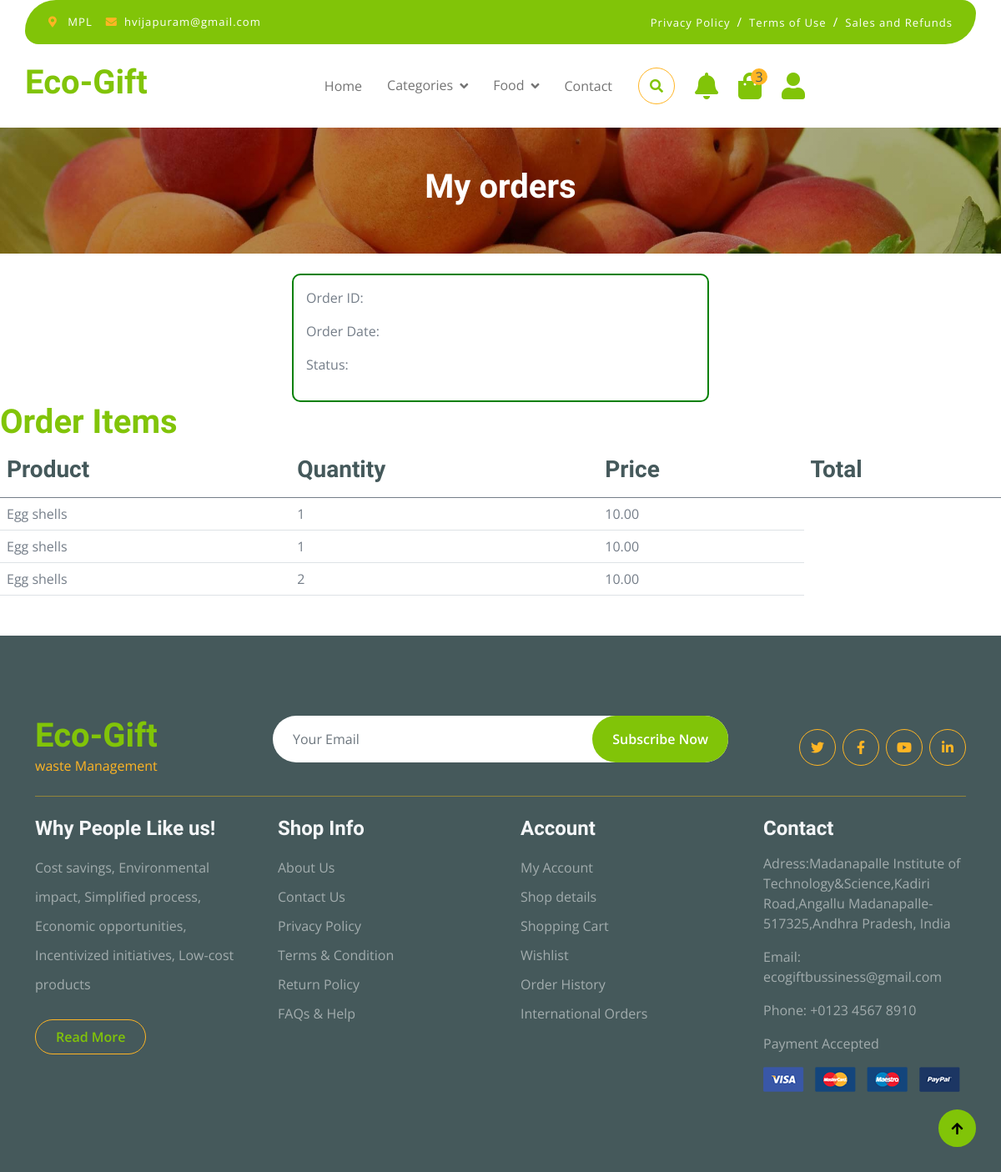
The app's page /Myorders (signed in) with its own data.
### products/models.py (models this page shows)
class Customer(AbstractUser):
  Address = models.CharField(max_length=255, blank=True)
  Phone = models.CharField(max_length=20, blank=True)
  location = models.CharField(max_length=50)
  description = models.TextField(max_length=200, blank=True)
  password_main = models.CharField(max_length=50)
  is_seller = models.BooleanField(default=False)
  is_food = models.BooleanField(default=False)
  groups = models.ManyToManyField(
        Group,
        related_name='customer_set',  # unique related_name
        blank=True,
    )
  user_permissions = models.ManyToManyField(
        Permission,
        related_name='customer_permissions_set',  # unique related_name
        blank=True,
    )

class OrderItem(models.Model):
  Order = models.ForeignKey(Order, on_delete=models.CASCADE, related_name='orders')
  Product = models.ForeignKey(Product, on_delete=models.CASCADE)
  Quantity = models.PositiveIntegerField()
  Price = models.DecimalField(max_digits=10, decimal_places=2)
  class Meta:
      managed = True

class Product(models.Model):
  Name = models.CharField(max_length=255)
  Description = models.TextField(blank=True)
  Price = models.CharField(max_length=10)
  Category = models.ForeignKey(Category, on_delete=models.CASCADE)
  Image = models.ImageField(upload_to='products/', blank=True)
  Seller = models.ForeignKey(Seller, on_delete=models.CASCADE, default = 1)
  units = models.CharField(max_length=20,default="Kg")

### ecogift/views.py (the view)
# urls.py: path('Myorders', views.My_Orders, name="Myorders"),
def My_Orders(request):
    orders = Order.objects.filter(Customer=request.user)
    order_items = OrderItem.objects.filter(Order__in=orders)
    return render(request, 'My_Orders.html', {'orders': orders, 'order_items': order_items})

### templates/My_orders.html (shortened to what this page needs)
{% extends "base.html" %}
{% load static %}
{% block content %}
    <div class="container-fluid page-header py-5">
        <h1 class="text-center text-white display-6">My orders</h1>
    </div>
     <br>
    <div>
        <div class="order-details">
            <p>Order ID:   {{ order.id }}</p>
            <p>Order Date:   {{ order.OrderDate }}</p>
            <p>Status:   {{ order.Status }}</p>
        </div>
    </div>
    <h1 style="color: #81c408;">Order Items</h1>
    <table class="table">
        <thead>
          <tr>
            <th scope="col"><h3>Product</h3></th>
            <th scope="col"><h3>Quantity</h3></th>
            <th scope="col"><h3>Price</h3></th>
            <th scope="col"><h3>Total</h3></th>
          </tr>
        </thead>
        <tbody>
            {% for item in order_items %}
            <tr>
                <td>{{ item.Product.Name }}</td>
                <td>{{ item.Quantity }}</td>
                <td>{{ item.Price }}</td>
            </tr>
            {% endfor %}
        </tbody>
      </table>
{% endblock content %}

### templates/base.html (shortened to what this page needs)
{% load static %}
{% load mathfilters %}
{% load custom_filters %}
<!DOCTYPE html>
<html lang="en">
<head>
    <link rel="stylesheet" href="https://use.fontawesome.com/releases/v5.15.4/css/all.css" />
    <link href="https://cdn.jsdelivr.net/npm/bootstrap-icons@1.4.1/font/bootstrap-icons.css" rel="stylesheet">
    <link href="{% static 'lib/lightbox/css/lightbox.min.css' %}" rel="stylesheet">
    <link href="{% static 'lib/owlcarousel/assets/owl.carousel.min.css' %}" rel="stylesheet">
    <link href="{% static 'css/bootstrap.min.css' %}" rel="stylesheet">
    <link href="{% static 'css/style.css' %}" rel="stylesheet">
    <link rel="stylesheet" href="https://cdn.datatables.net/1.10.24/css/jquery.dataTables.min.css">
</head>
<body>
    <div class="container-fluid fixed-top">
        <div class="container topbar bg-primary d-none d-lg-block">
            <div class="d-flex justify-content-between">
                <div class="top-info ps-2">
                    <small class="me-3"><i class="fas fa-map-marker-alt me-2 text-secondary"></i> <a href="#" id='location'
                            class="text-white">{{ user.location }}</a></small>
                    <small class="me-3"><i class="fas fa-envelope me-2 text-secondary"></i><a href="#"
                            class="text-white">{{ user_email }}</a></small>
                </div>
                <div class="top-link pe-2">
                    <a href="{{ MEDIA_URL }}ecommerce-privacy-policy.pdf" download class="text-white"><small class="text-white mx-2">Privacy Policy</small>/</a>
                    <a href="{{ MEDIA_URL }}refund-policy.pdf" download class="text-white"><small class="text-white mx-2">Terms of Use</small>/</a>
                    <a href="{{ MEDIA_URL }}sample-ecommerce-terms-conditions-template (3).pdf" download class="text-white"><small class="text-white ms-2">Sales and Refunds</small></a>
                </div>
            </div>
        </div>
        <div class="container px-0">
            <nav class="navbar navbar-light bg-white navbar-expand-xl">
                <a href="{% url 'index' %}" class="navbar-brand">
                    <h1 class="text-primary display-6">Eco-Gift</h1>
                </a>
                <div class="collapse navbar-collapse bg-white" id="navbarCollapse">
                    <div class="navbar-nav mx-auto">
                        {% if user.is_authenticated %}
                        {% if user.is_seller %}
                        {% url 'seller-main' as seller_view %}
                        <a href="{% url 'seller-main' %}" class="nav-item nav-link {% if request.path == seller_view %}active{% endif %}">Home</a>
                        {% comment %} <a href="{% url 'shop' %}" class="nav-item nav-link">Food</a> {% endcomment %}
                      {% comment %} <a href="{% url 'shop-details' %}" class="nav-item nav-link">Shop Detail</a> {% endcomment %}
                      <a href="{% url 'prices' %}" style="text-decoration:none;" class="nav-item nav-link">PriceHub</a>
                      <a href="{% url 'fcomp' %}" style="text-decoration:none;" class="nav-item nav-link">Competition</a>
                        {% url 'add-product' as add_product_view %}
                        <a href="{% url 'add-product' %}" class="nav-item nav-link {% if request.path == add_product_view %}active{% endif %}">addproduct</a>
                        {% comment %} <a href="{% url 'seller-det' %}" class="nav-item nav-link">Seller-log</a> {% endcomment %}
                        {% url 'contactus' as contact_view %}
                        <a href="{% url 'contactus' %}" class="nav-item nav-link {% if request.path == contact_view %}active{% endif %}">Contact</a>
                        <a href="{% url 'notifications' %}" class="position-relative me-4 my-auto">
                            <i class="fas fa-bell fa-2x notification-icon"></i>
                            <span class="notification-count d-none">0</span>
                          </a>
                        <div class="nav-item dropdown">
                            <div class="d-flex m-3 me-0">
                                {% url 'index' as index_view %}
                                {% if request.path != index_view %}
                                    <button
                                        class="btn-search btn border border-secondary btn-md-square rounded-circle bg-white me-4"
                                        data-bs-toggle="modal" data-bs-target="#searchModal"><i
                                            class="fas fa-search text-primary"></i></button>
                                    {% endif %}
                                {% if user.is_authenticated %}
                                <a href="{% url 'myaccount' %}" class="position-relative me-4 my-auto">
                                    <i class="fas fa-user fa-2x profile-icon"></i>
                                  </a>
                                {% else %}
                                <a href="{% url 'myaccount' %}" class="position-relative me-4 my-auto">
                                    <i class="fas fa-user fa-2x profile-icon"></i>
                                </a>
                                {% endif %}
                            </div>
                                {% comment %} <a href="{% url 'seller-det' %}" class="dropdown-item">Seller-log</a> {% endcomment %}
                                {% else %}
                                <a href="{% url 'index' %}" class="nav-item nav-link {% if request.path == index_view %}active{% endif %}">Home</a>
                                <div class="nav-item dropdown">
                                    <a href="#" class="nav-link dropdown-toggle" data-bs-toggle="dropdown">Categories</a>
                                </div>
                                <div class="nav-item dropdown">
                                    <a href="#" class="nav-link dropdown-toggle" data-bs-toggle="dropdown">Food</a>
                                </div>
                                {% url 'shop' as shop_view %}
                                {% url 'contactus' as contact_view %}
                                <a href="{% url 'contactus' %}" class="nav-item nav-link {% if request.path == contact_view %}active{% endif %}">Contact</a>
                                <div class="d-flex m-3 me-0">
                                    {% if request.path != index_view %}
                                    <button
                                        class="btn-search btn border border-secondary btn-md-square rounded-circle bg-white me-4"
                                        data-bs-toggle="modal" data-bs-target="#searchModal"><i
                                            class="fas fa-search text-primary"></i></button>
                                    {% endif %}
                                    <a href="{% url 'notify' %}" class="position-relative me-4 my-auto">
                                        <i class="fas fa-bell fa-2x notification-icon"></i>
                                      </a>
                                    <a href="{% url 'cart' %}" class="position-relative me-4 my-auto">
                                            <i class="fa fa-shopping-bag fa-2x"></i>
                                            <span
                                                class="position-absolute bg-secondary rounded-circle d-flex align-items-center justify-content-center text-dark px-1"
                                                style="top: -5px; left: 15px; height: 20px; min-width: 20px;">3</span>
                                        </a>
                                    {% if user.is_authenticated %}
                                    <a href="{% url 'myaccount' %}" class="position-relative me-4 my-auto">
                                        <i class="fas fa-user fa-2x profile-icon"></i>
                                      </a>
                                    {% else %}
                                    <a href="{% url 'loginCus' %}" class="my-auto">
                                        <i class="fas fa-user fa-2x"></i>
                                    </a>
                                    {% endif %}
                                </div>
                                {% endif %}
                            </div>
                        </div>
                        {% endif %}
                    </div>
                </div>
    {% block content%}
    {% endblock content %}
    <div class="container-fluid bg-dark text-white-50 footer pt-5 mt-5">
        <div class="container py-5">
            <div class="pb-4 mb-4" style="border-bottom: 1px solid rgba(226, 175, 24, 0.5) ;">
                <div class="row g-4">
                    <div class="col-lg-3">
                        <a href="#">
                            <h1 class="text-primary mb-0">Eco-Gift</h1>
                            <p class="text-secondary mb-0">waste Management</p>
                        </a>
                    </div>
                    <div class="col-lg-6">
                        <div class="position-relative mx-auto">
                            <input class="form-control border-0 w-100 py-3 px-4 rounded-pill" type="number"
                                placeholder="Your Email">
                            <button type="submit"
                                class="btn btn-primary border-0 border-secondary py-3 px-4 position-absolute rounded-pill text-white"
                                style="top: 0; right: 0;">Subscribe Now</button>
                        </div>
                    </div>
                    <div class="col-lg-3">
                        <div class="d-flex justify-content-end pt-3">
                            <a class="btn  btn-outline-secondary me-2 btn-md-square rounded-circle" href=""><i
                                    class="fab fa-twitter"></i></a>
                            <a class="btn btn-outline-secondary me-2 btn-md-square rounded-circle" href=""><i
                                    class="fab fa-facebook-f"></i></a>
                            <a class="btn btn-outline-secondary me-2 btn-md-square rounded-circle" href=""><i
                                    class="fab fa-youtube"></i></a>
                            <a class="btn btn-outline-secondary btn-md-square rounded-circle" href=""><i
                                    class="fab fa-linkedin-in"></i></a>
                        </div>
                    </div>
                </div>
            </div>
            <div class="row g-5">
                <div class="col-lg-3 col-md-6">
                    <div class="footer-item">
                        <h4 class="text-light mb-3">Why People Like us!</h4>
                        <p class="mb-4">Cost savings, Environmental impact, Simplified process, Economic opportunities,
                            Incentivized initiatives,
                            Low-cost products</p>
                        <a href="" class="btn border-secondary py-2 px-4 rounded-pill text-primary">Read More</a>
                    </div>
                </div>
                <div class="col-lg-3 col-md-6">
                    <div class="d-flex flex-column text-start footer-item">
                        <h4 class="text-light mb-3">Shop Info</h4>
                        <a class="btn-link" href="">About Us</a>
                        <a class="btn-link" href="">Contact Us</a>
                        <a class="btn-link" href="">Privacy Policy</a>
                        <a class="btn-link" href="">Terms & Condition</a>
                        <a class="btn-link" href="">Return Policy</a>
                        <a class="btn-link" href="">FAQs & Help</a>
                    </div>
                </div>
                <div class="col-lg-3 col-md-6">
                    <div class="d-flex flex-column text-start footer-item">
                        <h4 class="text-light mb-3">Account</h4>
                        <a class="btn-link" href="">My Account</a>
                        <a class="btn-link" href="">Shop details</a>
                        <a class="btn-link" href="">Shopping Cart</a>
                        <a class="btn-link" href="">Wishlist</a>
                        <a class="btn-link" href="">Order History</a>
                        <a class="btn-link" href="">International Orders</a>
                    </div>
                </div>
                <div class="col-lg-3 col-md-6">
                    <div class="footer-item">
                        <h4 class="text-light mb-3">Contact</h4>
                        <p>Adress:Madanapalle Institute of Technology&Science,Kadiri Road,Angallu Madanapalle-517325,Andhra Pradesh, India</p>
                        <p>Email: ecogiftbussiness@gmail.com</p>
                        <p>Phone: +0123 4567 8910</p>
                        <p>Payment Accepted</p>
                        <img src="{% static 'img/payment.png' %}" class="img-fluid" alt="">
                    </div>
                </div>
            </div>
        </div>
    </div>
    <div class="container-fluid copyright bg-dark py-4">
        </div>
    <a href="#" class="btn btn-primary border-3 border-primary rounded-circle back-to-top"><i
            class="fa fa-arrow-up"></i></a>
</body>
</html>

### records on screen
Customer: location "MPL", email "hvijapuram@gmail.com"
OrderItem: Product.Name "Egg shells", Quantity "1", Price "10.00"
OrderItem: Product.Name "Egg shells", Quantity "1", Price "10.00"
OrderItem: Product.Name "Egg shells", Quantity "2", Price "10.00"
